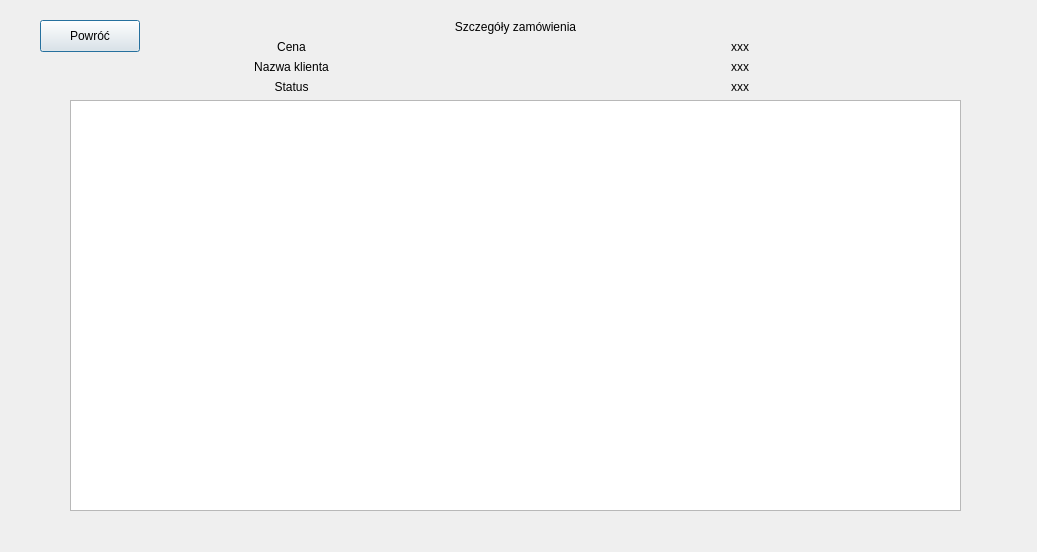
<?xml version="1.0" encoding="UTF-8"?>
<ui version="4.0">
 <class>OrderDetails</class>
 <widget class="QDialog" name="OrderDetails">
  <property name="geometry">
   <rect>
    <x>0</x>
    <y>0</y>
    <width>1037</width>
    <height>552</height>
   </rect>
  </property>
  <property name="windowTitle">
   <string>Dialog</string>
  </property>
  <widget class="QPushButton" name="pushButton_comeback">
   <property name="geometry">
    <rect>
     <x>40</x>
     <y>20</y>
     <width>100</width>
     <height>32</height>
    </rect>
   </property>
   <property name="text">
    <string>Powróć</string>
   </property>
  </widget>
  <widget class="QWidget" name="">
   <property name="geometry">
    <rect>
     <x>70</x>
     <y>20</y>
     <width>891</width>
     <height>491</height>
    </rect>
   </property>
   <layout class="QVBoxLayout" name="verticalLayout">
    <item>
     <widget class="QLabel" name="label">
      <property name="text">
       <string>Szczegóły zamówienia</string>
      </property>
      <property name="alignment">
       <set>Qt::AlignCenter</set>
      </property>
     </widget>
    </item>
    <item>
     <layout class="QHBoxLayout" name="horizontalLayout_3">
      <item>
       <widget class="QLabel" name="label_2">
        <property name="text">
         <string>Cena</string>
        </property>
        <property name="alignment">
         <set>Qt::AlignCenter</set>
        </property>
       </widget>
      </item>
      <item>
       <widget class="QLabel" name="label_price">
        <property name="text">
         <string>xxx</string>
        </property>
        <property name="alignment">
         <set>Qt::AlignCenter</set>
        </property>
       </widget>
      </item>
     </layout>
    </item>
    <item>
     <layout class="QHBoxLayout" name="horizontalLayout_2">
      <item>
       <widget class="QLabel" name="label_3">
        <property name="text">
         <string>Nazwa klienta</string>
        </property>
        <property name="alignment">
         <set>Qt::AlignCenter</set>
        </property>
       </widget>
      </item>
      <item>
       <widget class="QLabel" name="label_clientName">
        <property name="text">
         <string>xxx</string>
        </property>
        <property name="alignment">
         <set>Qt::AlignCenter</set>
        </property>
       </widget>
      </item>
     </layout>
    </item>
    <item>
     <layout class="QHBoxLayout" name="horizontalLayout">
      <item>
       <widget class="QLabel" name="label_4">
        <property name="text">
         <string>Status</string>
        </property>
        <property name="alignment">
         <set>Qt::AlignCenter</set>
        </property>
       </widget>
      </item>
      <item>
       <widget class="QLabel" name="label_status">
        <property name="text">
         <string>xxx</string>
        </property>
        <property name="alignment">
         <set>Qt::AlignCenter</set>
        </property>
       </widget>
      </item>
     </layout>
    </item>
    <item>
     <widget class="QListWidget" name="listWidget"/>
    </item>
   </layout>
  </widget>
 </widget>
 <resources/>
 <connections/>
</ui>
